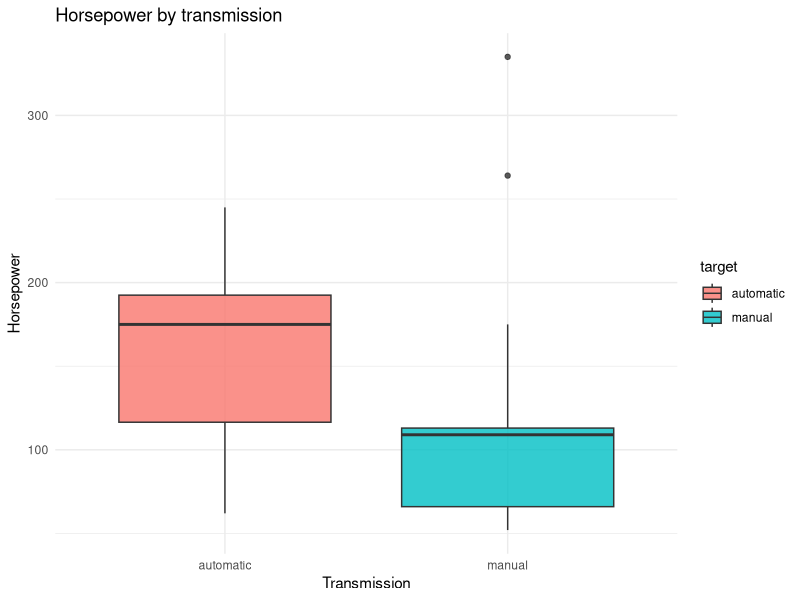
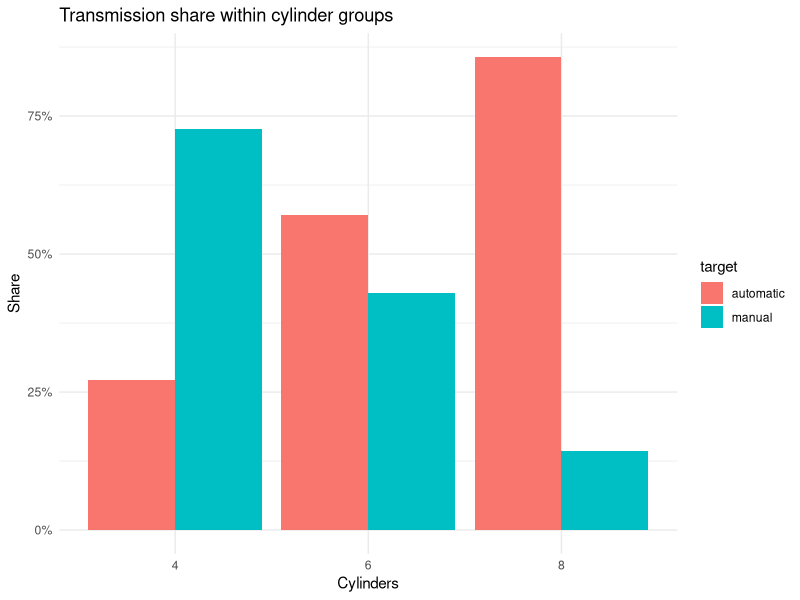
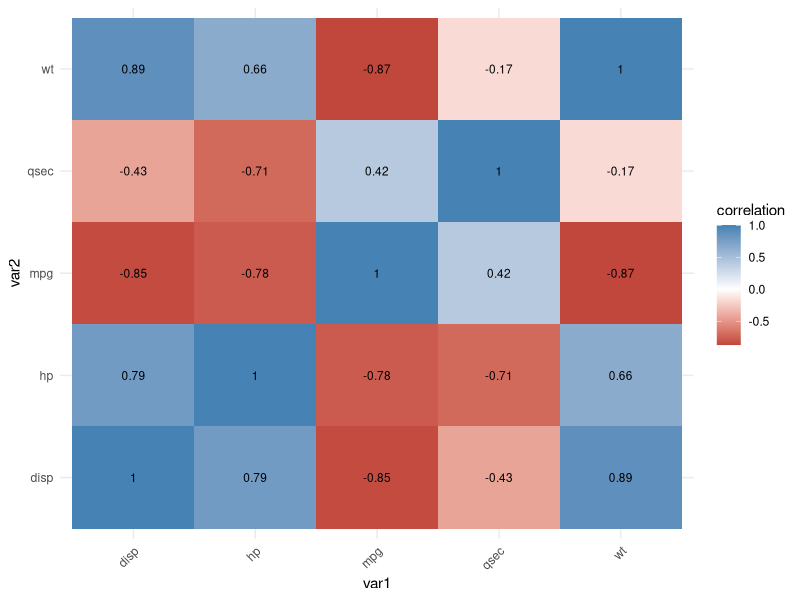
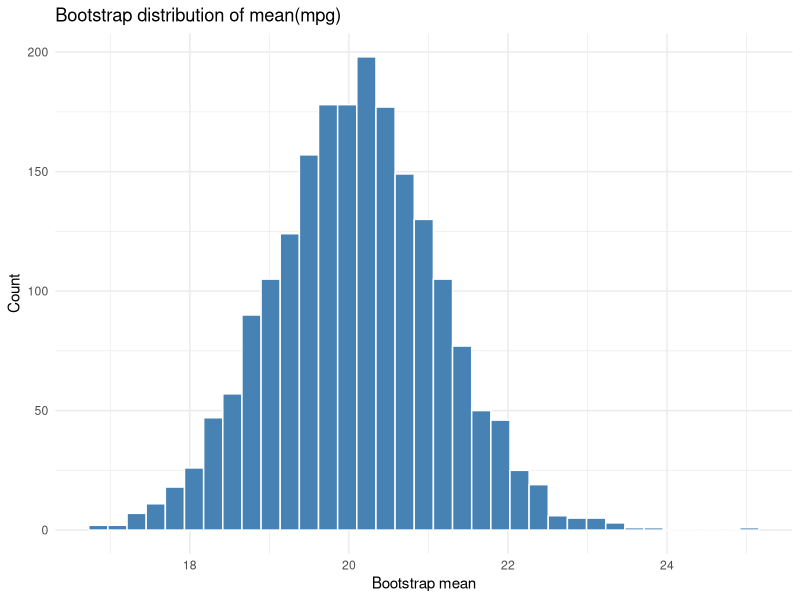
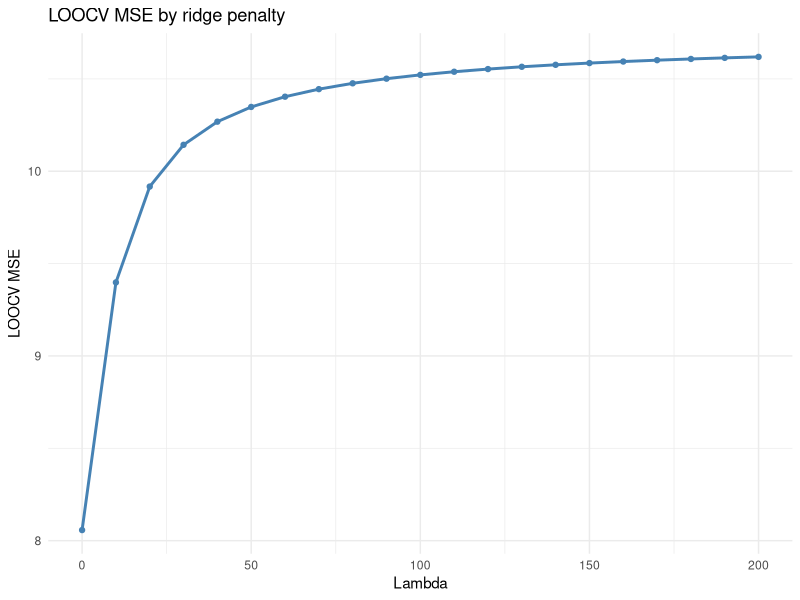
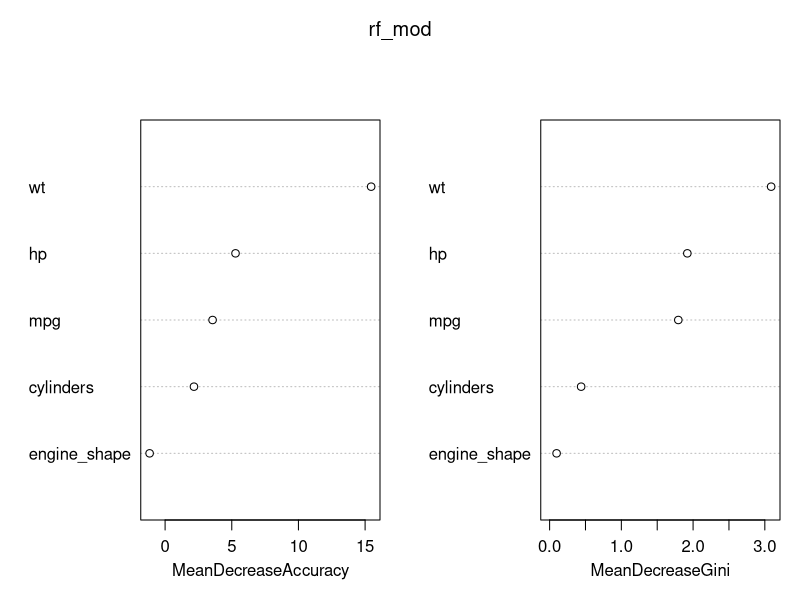
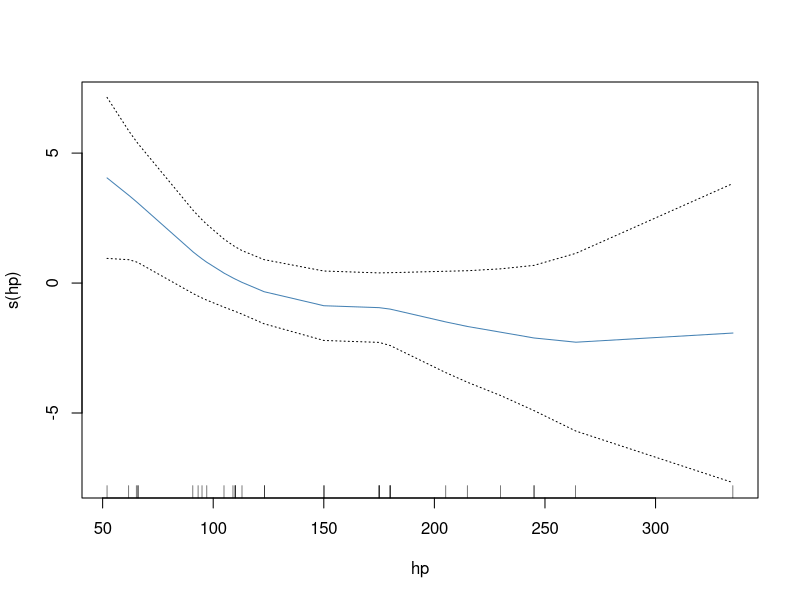
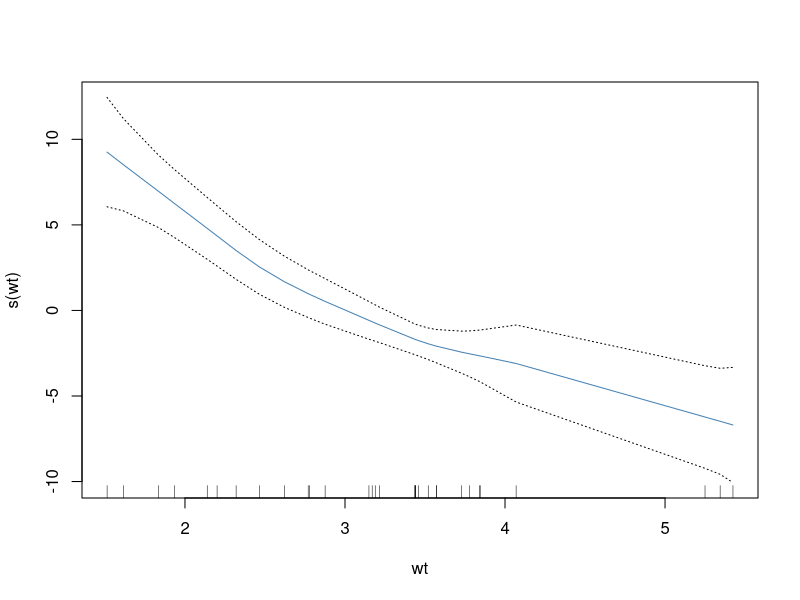

R code for these plots, in order:
# BAN404 Core R Snippets — full runnable mini-examples
# Purpose: copy, adjust, and run complete examples rather than isolated fragments.
# Style: tidyverse-first for reading, cleaning, summarising, and plotting.

library(tidyverse)                                                          # main data workflow used throughout the file

# ============================================================================
# 0. Shared demo datasets
# ============================================================================

set.seed(123)                                                               # reproducible splits and resampling

cars_cls <- mtcars |>
  tibble::rownames_to_column(var = "model") |>
  as_tibble() |>
  mutate(
    target      = factor(am, levels = c(0, 1), labels = c("automatic", "manual")), # binary classification target
    cylinders   = factor(cyl),                                                        # categorical predictor version
    engine_shape = factor(vs, levels = c(0, 1), labels = c("v-shaped", "straight"))
  ) |>
  select(model, target, mpg, disp, hp, wt, qsec, cylinders, engine_shape)

cars_reg <- mtcars |>
  as_tibble() |>
  mutate(
    cylinders = factor(cyl),                                               # keep one factor to show mixed-type workflows
    gears     = factor(gear)
  ) |>
  select(mpg, disp, hp, wt, qsec, cylinders, gears)

# ============================================================================
# 1. EDA starter block
# ============================================================================

cars_cls |> glimpse()                                                       # inspect types before plotting or modeling
cars_cls |> summary()                                                       # quick one-object summary

cars_cls |>
  group_by(target) |>
  summarise(
    mean_hp = mean(hp),                                                     # average horsepower per class
    mean_wt = mean(wt),                                                     # average weight per class
    n       = n(),                                                          # class count
    .groups = "drop"
  )

ggplot(cars_cls, aes(x = target, y = hp, fill = target)) +                 # numeric predictor vs binary target
  geom_boxplot(alpha = 0.8) +
  labs(title = "Horsepower by transmission", x = "Transmission", y = "Horsepower") +
  theme_minimal()

cars_cls |>
  count(cylinders, target) |>
  group_by(cylinders) |>
  mutate(prop = n / sum(n)) |>
  ungroup() |>
  ggplot(aes(x = cylinders, y = prop, fill = target)) +                     # categorical predictor vs binary target
  geom_col(position = "dodge") +
  scale_y_continuous(labels = scales::percent_format()) +
  labs(title = "Transmission share within cylinder groups", x = "Cylinders", y = "Share") +
  theme_minimal()

corr_tbl <- cars_cls |>
  select(where(is.numeric)) |>
  cor() |>
  as.data.frame() |>
  tibble::rownames_to_column("var1") |>
  pivot_longer(-var1, names_to = "var2", values_to = "correlation")

ggplot(corr_tbl, aes(x = var1, y = var2, fill = correlation)) +             # quick collinearity scan
  geom_tile() +
  geom_text(aes(label = round(correlation, 2)), size = 3) +
  scale_fill_gradient2(low = "firebrick", mid = "white", high = "steelblue", midpoint = 0) +
  theme_minimal() +
  theme(axis.text.x = element_text(angle = 45, hjust = 1))

# ============================================================================
# 2. Bootstrap example — sampling distribution of the mean
# ============================================================================

boot_mean <- function(x, B = 2000, seed = 123) {
  set.seed(seed)                                                            # same bootstrap results when you rerun
  n <- length(x)                                                            # original sample size
  boot_stats <- numeric(B)                                                  # pre-allocate storage for speed and clarity

  for (b in seq_len(B)) {
    x_boot <- sample(x, size = n, replace = TRUE)                           # replace = TRUE is what makes this bootstrap resampling
    boot_stats[b] <- mean(x_boot)                                           # save one bootstrap replicate of the statistic
  }

  tibble(
    estimate     = mean(x),                                                 # observed statistic from the original sample
    se_boot      = sd(boot_stats),                                          # bootstrap standard error
    ci_low_pct   = quantile(boot_stats, 0.025),                             # percentile lower bound
    ci_high_pct  = quantile(boot_stats, 0.975)                              # percentile upper bound
  )
}

boot_result <- boot_mean(cars_reg$mpg)                                      # run the bootstrap on mpg
boot_result

tibble(boot_stat = replicate(2000, mean(sample(cars_reg$mpg, replace = TRUE)))) |>
  ggplot(aes(x = boot_stat)) +                                              # visualise the bootstrap distribution
  geom_histogram(bins = 35, fill = "steelblue", color = "white") +
  labs(title = "Bootstrap distribution of mean(mpg)", x = "Bootstrap mean", y = "Count") +
  theme_minimal()

# ============================================================================
# 3. Ridge-style LOOCV example — full manual structure
# ============================================================================

f_ridge <- function(b1, X, y, lambda) {
  sum((y - X %*% b1)^2) + lambda * sum(b1^2)                                # RSS + lambda * L2 penalty
}

g_ridge <- function(X, y, lambda) {
  q <- ncol(X)                                                              # number of predictors
  y_centered <- y - mean(y)                                                 # remove intercept from y before optimization
  X_centered <- scale(X, center = TRUE, scale = FALSE)                      # demean columns but do not scale by sd
  start_vals <- rep(0, q)                                                   # optimization starts at zero coefficients
  opt <- nlminb(start = start_vals, objective = f_ridge, X = X_centered, y = y_centered, lambda = lambda)
  opt$par                                                                   # return the minimizing coefficient vector
}

loo_ridge <- function(lambda, X, y) {
  n <- nrow(X)                                                              # one loop per observation
  preds <- numeric(n)                                                       # store prediction for each left-out row

  for (i in seq_len(n)) {
    X_train <- X[-i, , drop = FALSE]                                        # training predictors for this split
    y_train <- y[-i]                                                        # training response for this split
    x_test_centered <- X[i, ] - colMeans(X_train)                           # center the left-out row with training means only, which avoids leakage
    y_train_mean <- mean(y_train)                                           # same intercept logic as inside g_ridge

    b1 <- g_ridge(X = X_train, y = y_train, lambda = lambda)                # fit ridge on the n - 1 training observations
    preds[i] <- y_train_mean + x_test_centered %*% b1                       # add back the training intercept for the left-out prediction
  }

  mean((y - preds)^2)                                                       # LOOCV MSE for this lambda on the original y scale
}

X_ridge <- cars_reg |>
  select(disp, hp, wt, qsec) |>
  as.matrix()                                                               # ridge code expects a numeric matrix

y_ridge <- cars_reg$mpg                                                     # regression target

lambda_grid <- seq(0, 200, by = 10)                                         # candidate penalty values
loo_tbl <- tibble(
  lambda = lambda_grid,
  loo_mse = map_dbl(lambda_grid, ~ loo_ridge(.x, X = X_ridge, y = y_ridge)) # compute one LOOCV error per lambda
)

loo_tbl |> filter(loo_mse == min(loo_mse))                                  # best lambda in the grid

ggplot(loo_tbl, aes(x = lambda, y = loo_mse)) +                             # visual tuning plot
  geom_line(color = "steelblue", linewidth = 1) +
  geom_point(color = "steelblue") +
  labs(title = "LOOCV MSE by ridge penalty", x = "Lambda", y = "LOOCV MSE") +
  theme_minimal()

# ============================================================================
# 4. Logistic regression — full train/test pipeline
# ============================================================================

set.seed(123)
idx_cls <- sample.int(nrow(cars_cls), size = floor(0.5 * nrow(cars_cls)))   # 50/50 split for classification example
train_cls <- cars_cls |> slice(idx_cls)
test_cls  <- cars_cls |> slice(-idx_cls)

log_mod <- glm(target ~ mpg + hp + wt + cylinders,                           # baseline logistic model with mixed predictors
               data = train_cls,
               family = binomial())

summary(log_mod)                                                             # inspect coefficients and p-values
exp(coef(log_mod))                                                           # odds ratios are often easier to explain in words

prob_log <- predict(log_mod, newdata = test_cls, type = "response")         # probabilities for the positive class
threshold <- 0.50                                                            # default threshold; lower it if positives are rare
pred_log <- if_else(prob_log >= threshold, "manual", "automatic") |>        # convert probabilities to class labels
  factor(levels = levels(test_cls$target))

cm_log <- table(Actual = test_cls$target, Predicted = pred_log)              # confusion matrix for evaluation
cm_log
prop.table(cm_log, margin = 1)                                               # row proportions = class-wise performance
sum(diag(cm_log)) / sum(cm_log)                                              # overall accuracy

# ============================================================================
# 5. Random forest — compare against logistic regression
# ============================================================================

library(randomForest)                                                        # classic package used repeatedly in BAN404 material

rf_mod <- randomForest(target ~ mpg + hp + wt + cylinders + engine_shape,    # same task, more flexible model
                       data = train_cls,
                       ntree = 500,
                       mtry = 2,
                       importance = TRUE)

rf_mod                                                                        # prints OOB error and class information
pred_rf <- predict(rf_mod, newdata = test_cls)
cm_rf <- table(Actual = test_cls$target, Predicted = pred_rf)
cm_rf
prop.table(cm_rf, margin = 1)
sum(diag(cm_rf)) / sum(cm_rf)

varImpPlot(rf_mod)                                                           # variable importance plot for interpretation

# ============================================================================
# 6. GAM example — when you suspect non-linearity
# ============================================================================

library(gam)                                                                 # smooth terms via s()

gam_mod <- gam(mpg ~ s(hp) + s(wt) + qsec, data = cars_reg)                 # smooth hp and wt, keep qsec linear
summary(gam_mod)
plot(gam_mod, se = TRUE, col = "steelblue")                                 # inspect whether the smooth terms look curved

pred_gam <- predict(gam_mod, newdata = cars_reg)
mean((cars_reg$mpg - pred_gam)^2)                                            # in-sample MSE just for quick comparison

# ============================================================================
# 7. Threshold tuning table — useful when classes are imbalanced
# ============================================================================

threshold_tbl <- tibble(threshold = seq(0.10, 0.90, by = 0.05)) |>
  mutate(
    pred = map(threshold, ~ if_else(prob_log >= .x, "manual", "automatic")), # predicted labels for each threshold
    accuracy = map_dbl(pred, ~ mean(factor(.x, levels = levels(test_cls$target)) == test_cls$target))
  )

threshold_tbl                                                               # use this to justify a threshold choice if asked
